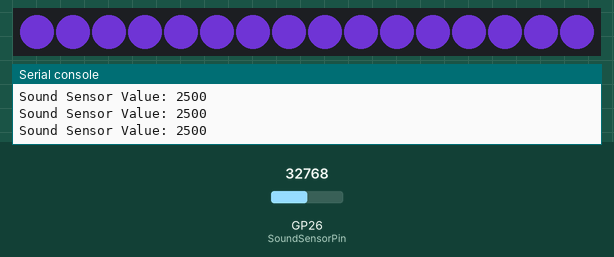
The program below on a simulated Raspberry Pi Pico running MicroPython. On the bench: 16 RGB LEDs in strip order, left to right, the last lines printed to the serial console. Inputs (shaded band) come from the test bench; at power-on: GP26 (SoundSensorPin) = 32768 (analog values on the 0–65535 scale). Dim RGB values are drawn brighter than linear; random numbers come from a fixed seed; the clock reads 2024-03-15 10:24:30 at power-on unless the program sets it.

Above: at 1.2 s.
1.3 s: GP26 (SoundSensorPin) set to 1845
At 2.5 s:
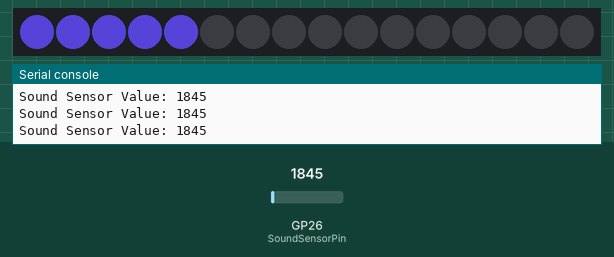
4.3 s: GP26 (SoundSensorPin) set to 3155
At 4.9 s:
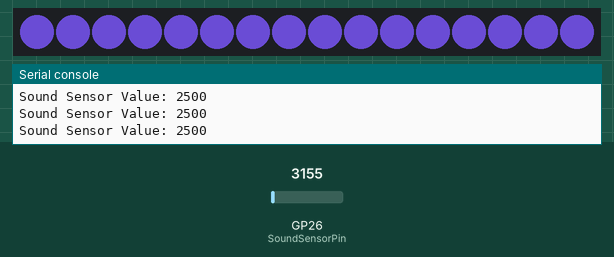
7.3 s: GP26 (SoundSensorPin) set to 845
At 8.5 s:
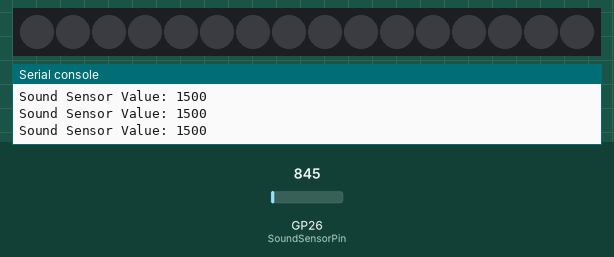
8.8 s: GP26 (SoundSensorPin) set to 2155
At 10.7 s:
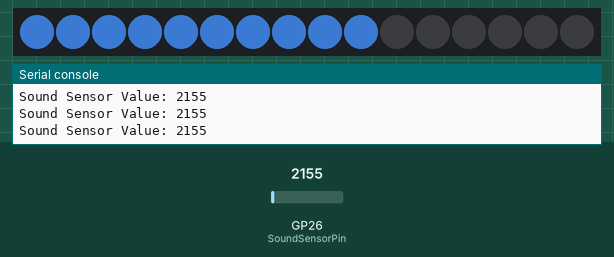
11.5 s: GP26 (SoundSensorPin) set to 0
At 12.1 s:
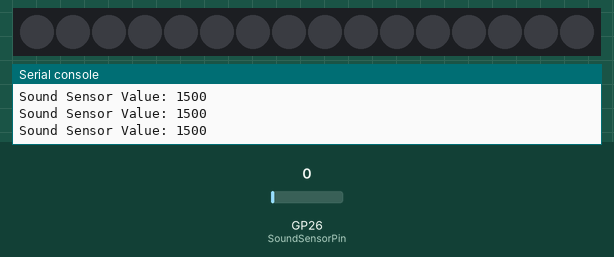
Timing chart, 0 to 14.0 s (numbered marks = the images above; inputs shaded):
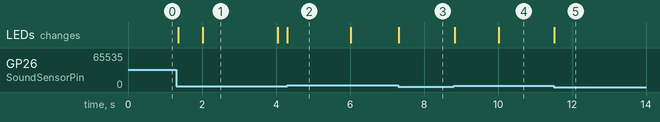

Measured:
- after the input at 8.8 s, the LEDs: first change at once (image 4 shows a later state)

The program:

soundNeopixel.py
```python
import time
import random
from neopixel import Neopixel
import machine

# 네오픽셀의 셀 갯수, PIO 상태, 핀번호 정의
numpix = 16
PIO = 0
PixelPin = 22

# 네오픽셀이 RGB 타입일 때 네오픽셀 수, PIO 상태, 핀번호, 네오픽셀 타입 순으로 선택, 밝기 지정
strip = Neopixel(numpix, PIO, PixelPin, "RGB")

# 밝기 설정 (0~255)
strip.brightness(255)

# 아날로그 핀 설정
SoundSensorPin = machine.ADC(machine.Pin(26))

def read_sound_sensor_value(pin):
    value = pin.read_u16()
    # 여기서 범위를 수정합니다. 예를 들어, 1000에서 3000 사이로 확장할 수 있습니다.
    value = max(1500, value)  # 이 값은 센서와 환경에 따라 조정이 필요할 수 있습니다.
    value = min(2500, value)
    return value


def map_value(value, from_low, from_high, to_low, to_high):
    return (value - from_low) * (to_high - to_low) / (from_high - from_low) + to_low

def adjust_color_component(component):
    # 색상 성분을 랜덤하게 조정하되 최대 변경 폭은 10으로 제한
    change = random.randint(-20, 20)
    new_component = component + change
    new_component = max(0, new_component)  # 최소값은 0
    new_component = min(255, new_component)  # 최대값은 255
    return new_component

def main():
    current_color = [random.randint(0, 255) for _ in range(3)]  # 시작 색상 초기화

    try:
        last_color_change_time = time.time()

        while True:
            sound_value = read_sound_sensor_value(SoundSensorPin)
            # 여기서도 범위를 수정하여, 센서의 전체 가능한 출력 범위를 사용합니다.
            num_leds_to_light = int(map_value(sound_value, 1500, 2500, 0, numpix))

            # 매 초마다 색상 변경
            if time.time() - last_color_change_time > 1.0:
                last_color_change_time = time.time()

                # 각 색상 성분을 조정
                current_color = [adjust_color_component(c) for c in current_color]

            # LED 설정
            for i in range(numpix):
                color = tuple(current_color if i < num_leds_to_light else (0, 0, 0))
                strip.set_pixel(i, color)

            strip.show()

            # 디버깅을 위한 사운드 센서 값 출력
            print("Sound Sensor Value:", sound_value)

            # 다음 읽기까지 대기
            time.sleep(0.05)

    except KeyboardInterrupt:
        # 프로그램이 중단될 때 깨끗하게 정리합니다 (옵션).
        for i in range(numpix):
            strip.set_pixel(i, (0, 0, 0))
        strip.show()

if __name__ == "__main__":
    main()
```
